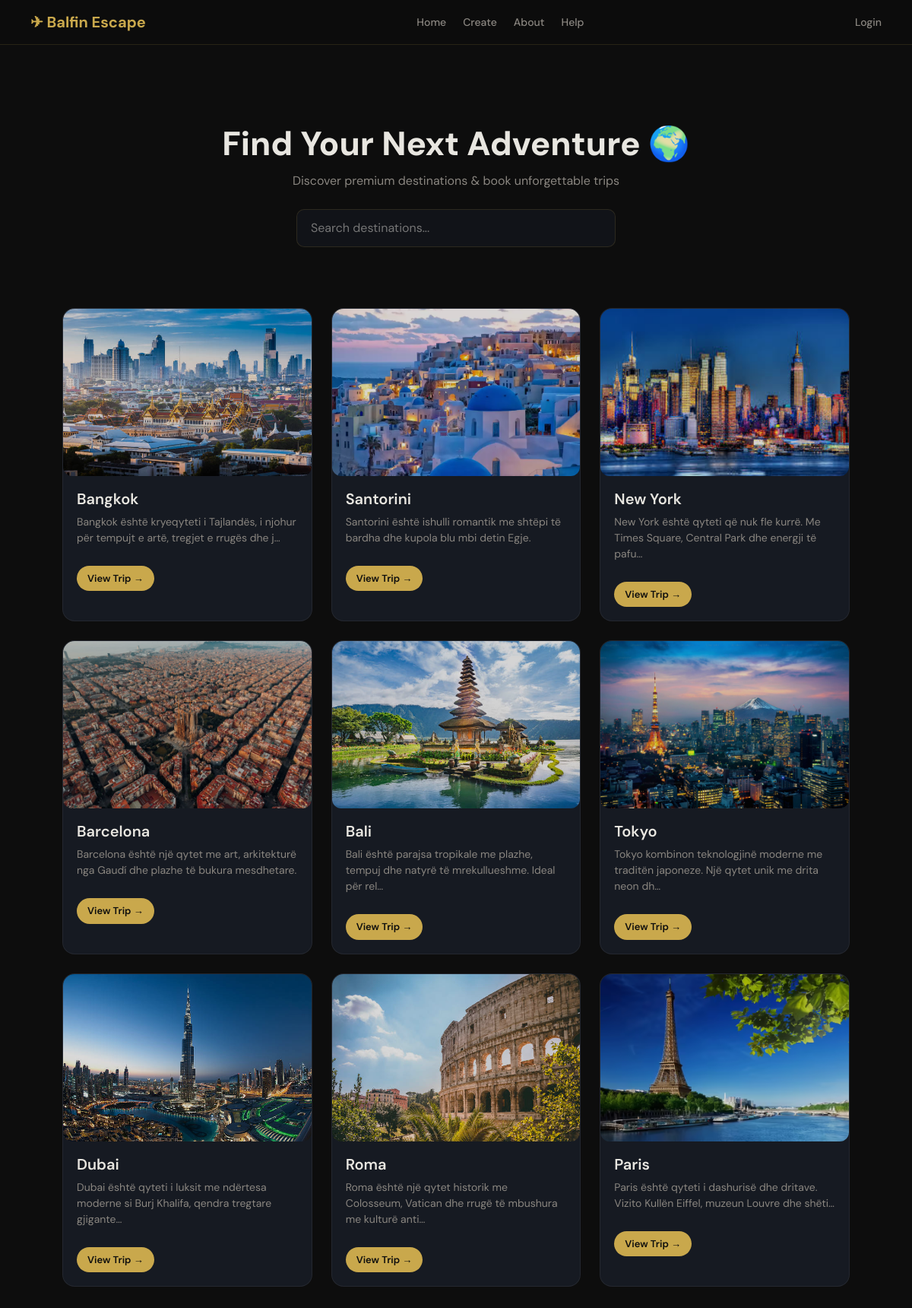
The page / on the database its author committed.
### agency/models.py (models this page shows, shortened)
class Post(models.Model):
    title = models.CharField(max_length=200)
    content = models.TextField()
    author = models.CharField(max_length=100)
    image = models.ImageField(upload_to='images/', blank=True, null=True)
    likes = models.PositiveIntegerField(default=0)
    dislikes = models.PositiveIntegerField(default=0)
    created_at = models.DateTimeField(auto_now_add=True)
    class Meta:
        ordering = ['-created_at']

### agency/views.py (the view)
# urls.py: path('', views.home, name='home'),
def home(request):
    query = request.GET.get('q', '')
    posts = Post.objects.all().order_by('-created_at')
    if query:
        posts = posts.filter(
            Q(title__icontains=query) |
            Q(content__icontains=query)
        )
    return render(request, 'agency/post_list.html', {
        'posts': posts,
        'query': query
    })

### agency/templates/agency/post_list.html (shortened to what this page needs)
{% extends 'agency/base.html' %}
{% block content %}
<div class="hero">
    <h1>Find Your Next Adventure 🌍</h1>
    <p>Discover premium destinations & book unforgettable trips</p>
    <form method="GET" class="search-box">
        <input type="text" name="q" placeholder="Search destinations...">
    </form>
</div>
<div class="grid">
    {% for post in posts %}
    <div class="card">
        {% if post.image %}
            <img src="{{ post.image.url }}">
        {% endif %}
        <div class="card-body">
            <h5>{{ post.title }}</h5>
            <p>{{ post.content|truncatechars:90 }}</p>
            <a href="{% url 'detail' post.id %}" class="btn-view">
                View Trip →
            </a>
        </div>
    </div>
    {% endfor %}
</div>
{% endblock %}

### agency/templates/agency/base.html (style rules this page uses)
:root { --bg: #0D0D0D; --panel: #161A22; --gold: #C9A84C; --text: #E8E6E0; --muted: #8A8680; --border: rgba(201,168,76,0.15); }
body { font-family: 'DM Sans', sans-serif; background: var(--bg); color: var(--text); margin: 0; }
.card { background: var(--panel); border: 1px solid var(--border); border-radius: 16px; transition: 0.3s; color: var(--text); }
.hero { text-align: center; padding: 70px 20px 30px; }
.hero h1 { font-size: 42px; font-weight: 700; }
.hero p { color: var(--muted); }
input, textarea, select { background: #111318 !important; border: 1px solid var(--border) !important; color: var(--text) !important; border-radius: 10px !important; }
img { width: 100%; height: 420px; object-fit: cover; border-radius: 12px; }

### agency/templates/agency/post_list.html (style rules this page uses)
.hero { text-align: center; padding: 80px 20px 40px; }
.hero h1 { font-size: 44px; font-weight: 800; color: #E8E6E0; }
.hero p { color: #8A8680; margin-top: 10px; }
.search-box { margin-top: 25px; display: flex; justify-content: center; }
.search-box input { width: 420px; padding: 12px 18px; border-radius: 30px; border: 1px solid rgba(201,168,76,0.25); background: #111318; color: #E8E6E0; outline: none; transition: 0.3s; }
.grid { display: grid; grid-template-columns: repeat(3, 1fr); gap: 25px; padding: 40px; }
.card { background: #161A22; border-radius: 16px; overflow: hidden; border: 1px solid rgba(255,255,255,0.06); transition: 0.3s; }
.card img { height: 220px; width: 100%; object-fit: cover; filter: brightness(0.85); }
.card-body { padding: 18px; }
.card h5 { color: #E8E6E0; font-weight: 600; }
.card p { color: #8A8680; font-size: 14px; }
.btn-view { display: inline-block; margin-top: 10px; padding: 7px 14px; border-radius: 20px; background: #C9A84C; color: #0D0D0D; font-size: 13px; font-weight: 600; text-decoration: none; }

### rows shown on the page
Post: image (picture), title "Bangkok", content "Bangkok është kryeqyteti i Tajlandës, i njohur për tempujt e artë, tregjet e rrugës dhe j…"
Post: image (picture), title "Santorini", content "Santorini është ishulli romantik me shtëpi të bardha dhe kupola blu mbi detin Egje."
Post: image (picture), title "New York", content "New York është qyteti që nuk fle kurrë. Me Times Square, Central Park dhe energji të pafu…"
Post: image (picture), title "Barcelona", content "Barcelona është një qytet me art, arkitekturë nga Gaudí dhe plazhe të bukura mesdhetare."
Post: image (picture), title "Bali", content "Bali është parajsa tropikale me plazhe, tempuj dhe natyrë të mrekullueshme. Ideal për rel…"
Post: image (picture), title "Tokyo", content "Tokyo kombinon teknologjinë moderne me traditën japoneze. Një qytet unik me drita neon dh…"
Post: image (picture), title "Dubai", content "Dubai është qyteti i luksit me ndërtesa moderne si Burj Khalifa, qendra tregtare gjigante…"
Post: image (picture), title "Roma", content "Roma është një qytet historik me Colosseum, Vatican dhe rrugë të mbushura me kulturë anti…"
Post: image (picture), title "Paris", content "Paris është qyteti i dashurisë dhe dritave. Vizito Kullën Eiffel, muzeun Louvre dhe shëti…"
